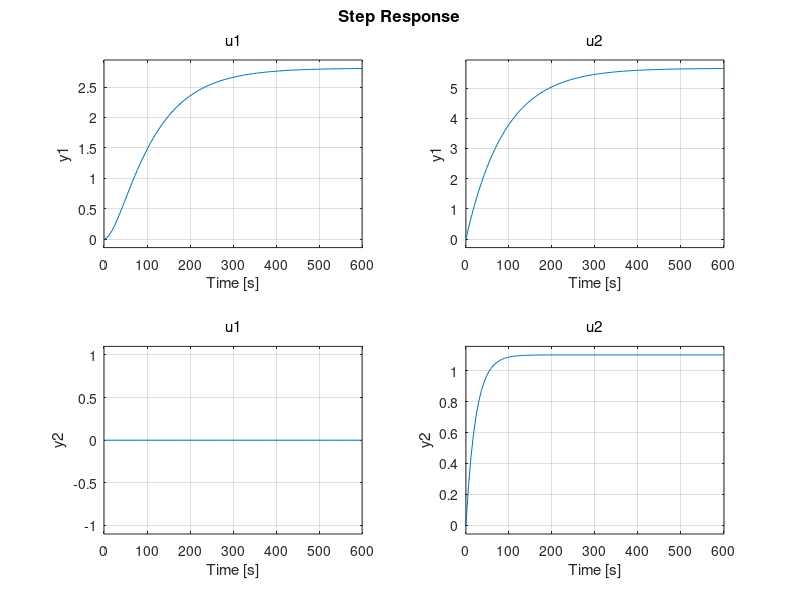

This chart was generated by the following MATLAB code: (Note: this script raises an error after producing the figure.)
% MPC Control
% Four Tank System
close all;
clear all; clc;

% Define the System Matrices
 % Given parameters
 A1=28; A2=32; A3=28; A4=32;             
 a1=0.071; a2=0.057; a3=0.071;a4=0.057;
 kc=1.0;
 g=981;
 k1=3.33; k2=3.35;
 z1=0.70; z2=0.60;
 T1=62; T2=90; T3=23; T4=30;
 
 % Matrices of the system
 Am1=[-1/T1 0 A3/(T3*A1) 0;0 -1/T2 0 A4/(A2*T4);0 0 -1/T3 0;0 0 0 -1/T4];   
 Bm1=[z1*k1/A1 0;0 z2*k2/A2 ;0 (1-z2)*k2/A3 ;(1-z1)*k1/A4 0];
 Cm1=[0 kc 0 0 ;0 0 kc 0]; %Change according to the controller (To control)
 Co1=[kc 0 0 0 ;0 0 0 kc]; %Change according to the observer (To measure)
 Dm1=[0 0;0 0];

 % Continuous State space model
 sys_cp=ss(Am1,Bm1,Cm1,Dm1); % (For MPC)
 sysK=ss(Am1,Bm1,Co1,Dm1);   % (For Kalman Filter)

 %Step response of system
 step(sys_cp);

 % Discrete State space model
 Ts=0.1;
 sys_d=c2d(sys_cp,Ts);       % (For MPC)
 sysK_d=c2d(sysK,Ts);        % (For Kalman Filter)
 
 Am=sys_d.A;        
 Bm=sys_d.B;
 Cm=sys_d.C;  %(To control)
 Co=sysK_d.C; %(To measure)
 Dm=sys_d.D;

%For MPC implementation

 %Prediction Horizon
 Np=20;
 %Control Horizon
 Nc=5;
 %Calculate the matrices
 [Phi_Phi,Phi_F,Phi_R,Phi,F,BarRs,A_e,B_e,C_e]=mpcgain_MIMO(Am,Bm,Cm,Nc,Np);
 q=size(Cm,1);
 [n,m]=size(B_e);
 nm=size(Am,1);
 %xm=zeros(nm,1);
 
 Xf=zeros(n,1); %Augmented state system

 % Define the length of the simulation
 nlen=800;

 r=ones(nlen,q);
 u=zeros(m,1); %u(k-1)=0
 y=zeros(q,1);
 uwt=[1 1]; %input weight R matrix
 ysp=[13.7 2.8];% Set point
 Rs=repmat(ysp',Np,1);
 R=zeros(m*Nc,m*Nc);
 R(1:m,1:m)=diag(uwt);
 for i=2:Nc
    R((i-1)*m+1:i*m,(i-1)*m+1:i*m)=diag(uwt);
 end

 % Hessian Matrix
 H=Phi_Phi+R;

 %Input Constraints
 DUmin=5*[-1;-1];  
 DUmax=5*[1;1];
 Umin= 0*[-1;-1];
 Umax= 20*[1;1];

%For Kalman Filter Implementation
  Am_tr = transpose(Am);
  Co_tr = transpose(Co);
  %Checking for Controllability and Observability
  %Since this is fourth order system, Controllability matrix is [B AB A^2*B  A^3*B]

  CO=[Bm(:,1) Bm(:,2) Am*Bm(:,1) Am*Bm(:,2) Am^2*Bm(:,1) Am^2*Bm(:,2) Am^3*Bm(:,1) Am^3*Bm(:,2)];
  R_co = rank(CO);
  if R_co==4
   disp('System is controllable')
  else
   disp('System is uncontrollable')
  end

  %Similarly Observability matrix is [H;HA;HA^2;HA^3]
  OB = [Co(1,:); Co(2,:); Co(1,:)*Am; Co(2,:)*Am; Co(1,:)*Am^2; Co(2,:)*Am^2; Co(1,:)*Am^3;Co(2,:)*Am^3];
  R_ob = rank(OB);
  if R_ob ==4
   disp('System is observable')
  else
   disp('System is unobservable')
  end
  
  %Define the noise covariances.
  %We can tune the Q and R for the better estimates of the states
  Q = 20.02*eye(4);
  R = 1*eye(2);
  
  %Preallocating the memory
  x_pri=zeros(4,nlen);
  x_post=zeros(4,nlen);
  E=zeros(4,nlen);
  P_pri=ones(4,4,nlen);
  P_post=ones(4,4,nlen);
  K=zeros(4,4,nlen);
  %Tolerance=zeros(1,nlen);
  trpapriori = zeros(1,nlen);
  trposteriori=zeros(1,nlen);

  %Initial condition on the state, x.
  xm=[12.4;12.7;1.8;1.4];

  %Initial guesses for state and a posteriori covariance.
  x_postm= [1;1;1;1];
  P_postm= (10^5)*eye(4);
  
  %Calculate the process and measurement noise.
  w= 0.005*rand(4,1);
  v= 0.05*rand(2,1);
  
  deltau1=zeros(2,nlen);
  u1=zeros(2,nlen);
  xm1=zeros(4,nlen);
  y1=zeros(2,nlen);
  x_postm1=zeros(4,nlen);
  x_pri1=zeros(4,nlen);

  ukprev=u;
  for kk=1:nlen;
     %pred_err=(Rs-F*Xf);
     %DeltaU=inv(Phi_Phi+R)*Phi'*pred_err;
     f=-(Phi')*(Rs-F*Xf); 
     [M,gamma]=mpc_constraint_MIMO(Umin,Umax,DUmin,DUmax,ukprev,Nc); 
     DeltaU=quadprog(H,f,M,gamma); %H is Haessian matrix
     deltau=DeltaU(1:m,1); %First move of m inputs
     deltau1(:,kk)=deltau;

     u=u+deltau;
     ukprev=u;
     u1(:,kk)=u;

     xm_old=xm;
     xm=Am*xm+Bm*u+w; %delxm(k+1)
     xm1(:,kk)=xm;

     y=Co*xm+v; %y(k) and random noise
     y_mpc=Cm*xm;
     y1(:,kk)=y_mpc;
     
     
     
     %Kalman Filter implementation
      %Predictor equations
        %Compute X_prior
       x_pri=Am*x_postm + Bm*u;
       x_pri1(:,kk)=x_pri;
       %Compute variance P prior
       P_pri=Am*P_postm*Am_tr+Q;
      %Calculating the trace of P prior
      %trpapriori(1,k) = trace(P_pri(:,:,k));

 %Corrector equations
 %Compute Kalman Gain
 K=P_pri*Co_tr/(Co*P_pri*Co_tr+R);
 
 Z_est = Co*x_pri;
 Z_true=y;
 E=Z_true-Z_est;

 %Compute X posterior
 x_postm=x_pri+K*E;
 x_postm1(:,kk)=x_postm;
 %Compute variance P posterior
 P_postm=P_pri - K*Co*P_pri;
 %Calculating the trace of P posterior
 %trposteriori(1,k) = trace(P_post(:,:,k));
        

  Xf=[xm-xm_old;y_mpc]; %full state feedback in delta
    end
    k=0:Ts:(nlen-1)*Ts;
    figure
                         %Plots all the tank measurements with legend
    for i = 1:4
        plot(xm1(i,:),'displayname',strcat('h',num2str(i)));
        hold on;
    end
    xlabel('Time')
    ylabel('All the water levels')
    legend;
  figure
    subplot(311)                          %Plots the controlled heights only.
        plot(transpose(y1(1,:)),'displayname',strcat('h2'));
        hold on;
        plot(transpose(y1(2,:)),'displayname',strcat('h3'));
    xlabel('Time')
    ylabel('Water level controlled')
    legend;
    subplot(312)
    plot(k,u1')    %Plots the pump voltages
    xlabel('Time')
    ylabel('pump volatge')
    legend('Control')
    subplot(313)
    stairs(k,deltau1')
    xlabel('Time')
    ylabel('deltau')
    legend('First incremental control')
    
  disp('set points are=');
  disp(ysp)
  X=['when Np=',num2str(Np), ' Nc=',num2str(Nc)]; 
  disp(X);
  disp('and uwt=')
  disp(uwt);
  disp('Set points acheived are=')
  disp(y_mpc);
                      
  
   
   
    
 

